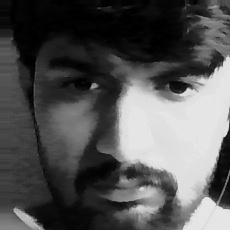
#> input picture dataset/abdul/img_000.jpg, 230 x 230 px, given in place of the camera
$ python capture_faces.py
#> lines starting #> are read from the running program, lines starting #| are printed output that depends on the picture; after the words box and inside, x2 and y2 are one past the last pixel; in counts of white or black regions, pixels touching at a corner belong together
"""Step 1 - capture face photos from the webcam.

Run:  python capture_faces.py

You will be asked for a person's name. Then look at the camera and press:

    S  save the current face photo
    Q  quit (after at least 40 photos, or the training step will be weak)

Photos are saved as small face crops in dataset/<name>/ so the trainer
does not care about the rest of the image.
"""

import cv2

import config

# Build a face detector from the cascade XML file that ships with OpenCV.
def get_face_detector():
    from pathlib import Path
    for name in config.FACE_CASCADE_TRIES:
        path = Path(cv2.data.haarcascades) / name
        if path.exists():
            return cv2.CascadeClassifier(str(path))
    raise FileNotFoundError(
        "No face cascade found. Reinstall opencv-contrib-python."
    )


def main():
    name = input("Person's name (no spaces, e.g. ali): ").strip()
#> the answer given: dataset/abdul/img_000.jpg
    if not name:
        print("Name cannot be empty.")
        return

    person_dir = config.DATASET_DIR / name
    person_dir.mkdir(parents=True, exist_ok=True)

    detector = get_face_detector()
    camera = cv2.VideoCapture(config.CAMERA_INDEX)
    if not camera.isOpened():
        print("Could not open the webcam. Check CAMERA_INDEX in config.py.")
        return

    count = 0
    print(f"\nCapturing photos for '{name}'. Press S to save, Q to quit.")
    print(f"Try to capture at least {config.SAMPLES_PER_PERSON}.\n")

    while True:
        ok, frame = camera.read()
#> frame is the input picture: shape (230, 230, 3); min 0, max 234, mean 83.9
        if not ok:
            print("Webcam stopped returning frames.")
            break

        # Mirror the image so it feels natural, like a mirror.
        frame = cv2.flip(frame, 1)
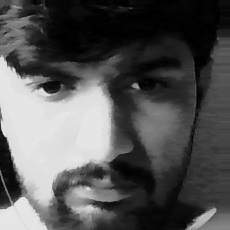
#> frame: shape (230, 230, 3); min 0, max 234, mean 83.9
        gray = cv2.cvtColor(frame, cv2.COLOR_BGR2GRAY)
        # Equalizing helps the detector in bad lighting.
        gray = cv2.equalizeHist(gray)
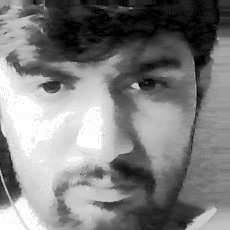
#> gray: shape (230, 230); min 0, max 255, mean 126.8

        faces = detector.detectMultiScale(
            gray,
            scaleFactor=1.1,
            minNeighbors=5,
            minSize=config.MIN_FACE_SIZE,
        )
#> faces = ()

        # Draw a box around every face found.
        for (x, y, w, h) in faces:
            cv2.rectangle(frame, (x, y), (x + w, y + h), (0, 255, 0), 2)
#> this loop made 0 passes

        cv2.putText(
            frame,
            f"Photos saved: {count}  (S=save  Q=quit)",
            (10, 30),
            cv2.FONT_HERSHEY_SIMPLEX,
            0.7,
            (0, 255, 0),
            2,
        )
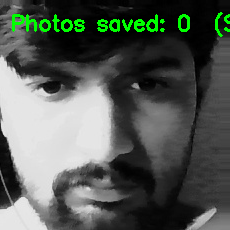
#> frame: shape (230, 230, 3); 2.5% of pixels changed, all inside (x1, y1, x2, y2) = (12, 12, 230, 37)
        cv2.imshow("Capture - press S to save, Q to quit", frame)

        key = cv2.waitKey(1) & 0xFF
#> (key q is pressed here)
        if key == ord("q"):
            break
        if key == ord("s") and len(faces) > 0:
            # Save the largest face only, as a square crop.
            (x, y, w, h) = max(faces, key=lambda f: f[2] * f[3])
            face_img = gray[y : y + h, x : x + w]
            file_name = person_dir / f"img_{count:03d}.jpg"
            cv2.imwrite(str(file_name), face_img)
            count += 1
            print(f"  saved {file_name.name}")

    camera.release()
    cv2.destroyAllWindows()

    print(f"\nDone. {count} photos saved to {person_dir}")
    if count < 40:
        print("WARNING: fewer than 40 photos - training will be weak.")
        print("Run this script again and capture more.")


if __name__ == "__main__":
    main()

$ run again, on dataset/abdul/img_001.jpg
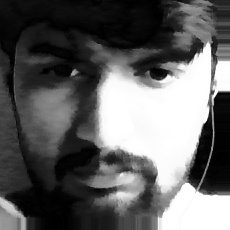
#> input picture dataset/abdul/img_001.jpg, 230 x 230 px, given in place of the camera
#> in main, frame is the input picture: shape (230, 230, 3); min 0, max 255, mean 97.8
#> in main, `gray = cv2.equalizeHist(gray)`:
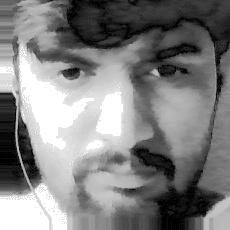
#> gray: shape (230, 230); min 0, max 255, mean 128.3
#> faces = ()
#> in main, `cv2.putText( frame, f"Photos saved: {count}  (S=save  Q=quit)", (10, 3..`:
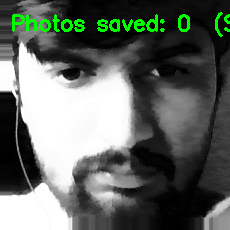
#> frame: shape (230, 230, 3); mean B, G, R 97.1, 103.5, 97.1

$ run again, on dataset/abdul/img_002.jpg
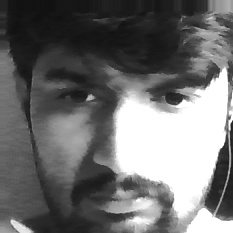
#> input picture dataset/abdul/img_002.jpg, 233 x 233 px, given in place of the camera
#> in main, frame is the input picture: shape (233, 233, 3); min 16, max 255, mean 110.2
#> in main, `gray = cv2.equalizeHist(gray)`:
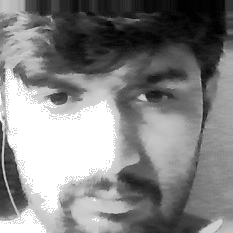
#> gray: shape (233, 233); min 0, max 255, mean 131.4
#> faces = ()
#> in main, `cv2.putText( frame, f"Photos saved: {count}  (S=save  Q=quit)", (10, 3..`:
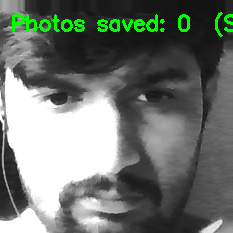
#> frame: shape (233, 233, 3); mean B, G, R 109, 115.4, 109
